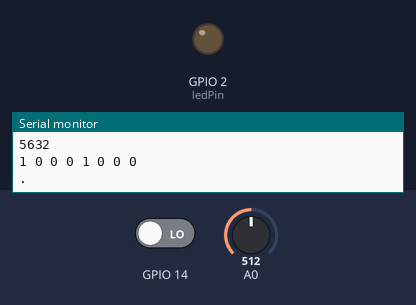
This sketch was run on a simulated ESP8266 (NodeMCU). Parts: output pins drawn as LEDs (lit = HIGH), the last lines printed to the serial monitor. The inputs (shaded band) are chosen by the test bench; at power-on: GPIO 14 LOW, A0 = 512. WiFi joins after 1.5 s; servers stay silent unless stated.

Above: at 3.6 s.
At 6.5 s:
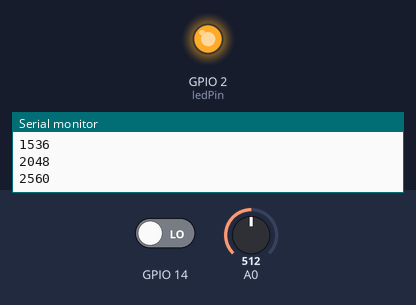
Timing chart, 0 to 7.2 s (numbered marks = the images above):
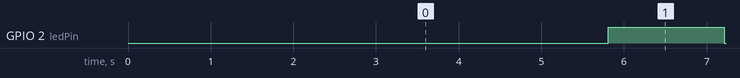

Measured:
- by itself, GPIO 2 (ledPin): alternates HIGH for 1.4 s and LOW for 3.0 s

The sketch:

Update_Machine_State.ino
```cpp
#include <ESP8266WiFi.h> //Bibliothèque pour faire fonctionner le composant WiFi de la carte (bas niveai)
#include <SPI.h>
#include <WiFiManager.h> //Bibliothèque pour la connection user-frindly (Server puis Client)


/*** WIFI FRIENDLY
 *  Fonction utilisé par la bibliothèque pour l'établiessement de la première connection
 *  Permet le débogage pas nécessaire au fonctionnement
 *  Si la connection fail
***/
void configModeCallback (WiFiManager *myWiFiManager) {
  Serial.println("Entered config mode");
  Serial.println(WiFi.softAPIP());
  //if you used auto generated SSID, print it
  Serial.println(myWiFiManager->getConfigPortalSSID());
}


/***
 *  Paramètres du serveur
 */
WiFiClient client;
IPAddress remoteIP(35,189,106,175); //IP of the server is fix
unsigned int remotePort = 50000; //port ouvert sur le serveur


//Specifique


bool etat=digitalRead(14);
int etat2=analogRead(0);
int id=0; //EVENTUELLEMENT RAJOUTER UNE BOUCLE FOR SUR ID DANS LE LOOP QUI REFLITRE ET RENVOIE POST
bool etatfiltree=LOW ;
String stringfiltree;
int sum=0;
byte ledPin = 2;

String stringing(bool stateto){  //pour etre sur que la conversion en char soit propre
  String r;
  stateto == 0 ? r = "0 0 0 0 1 0 0 0\n" : r = "1 0 0 0 1 0 0 0\n";
  return(r);

}


/***SETUP
 *  Le Setup est plus long, il a la particularité de ne s'executer qu'une fois et donc
 *  de laisser dans le loop le minimum de choses et un code plus rapide et robuste. On execute le maximum
 *  de choses dans le setup
***/


void setup() {
  Serial.begin(115200); //Haute fréquence de communication (beuds) mieux
   WiFiManager wifiManager; //Init
   wifiManager.setAPCallback(configModeCallback); //Se connecte au wifi precedent en memoire
   //1 essaye l'ancien ssid pass
   //2 se mets en hostpots avec les parametre de autoconnect (par defaut APconnect et aucun mdp

   //si ça marche pas
   if (!wifiManager.autoConnect("E-Maisel config", "config")) { //ssid and password
    Serial.println("failed to connect and hit timeout");
    //rreset et recommence
    ESP.reset();
    delay(1000);
  }
   Serial.println("I have the high ground"); //Debog
   pinMode(ledPin, OUTPUT);
/***SPECIFIC DEFINE
 *  Add here specific functions
***/


}

void loop()
{
  //SPECIFIC


    for (int i =0; i<= 10; i=i+1){

    etat2=analogRead(0);
    etat=digitalRead(14);
    sum+=etat2;
  delay(100) ;
    Serial.println(sum);
  }
  if (sum>1000){
    etatfiltree=HIGH;
    sum=0;
  }
  else{
    etatfiltree=LOW;
    sum=0;
  }
   stringfiltree=stringing(etatfiltree);

  Serial.println(stringfiltree);


 //CONNECTION
  client.connect(remoteIP, remotePort);   // Connection to the server
  digitalWrite(ledPin, LOW);    //debug
  Serial.println(".");
  client.write("hardware\n");  // sends the message to the server SEND hardware
  client.flush();
  String answer = client.readStringUntil('\n');   // receives the answer from the sever should recieve OK
  //ask AGAIN
  Serial.println("from server: " + answer+"\n");
  client.flush();
  client.write("update washing machine states\n");
  client.flush();
  String secondanswer=client.readStringUntil('\n');
  Serial.println(secondanswer);
  Serial.println(stringfiltree);
  client.print(stringfiltree);
  client.flush();
  String thirdanswer = client.readStringUntil('\n');
  Serial.println(thirdanswer);
  digitalWrite(ledPin, HIGH);
  delay(100);
  client.close();

}
```
